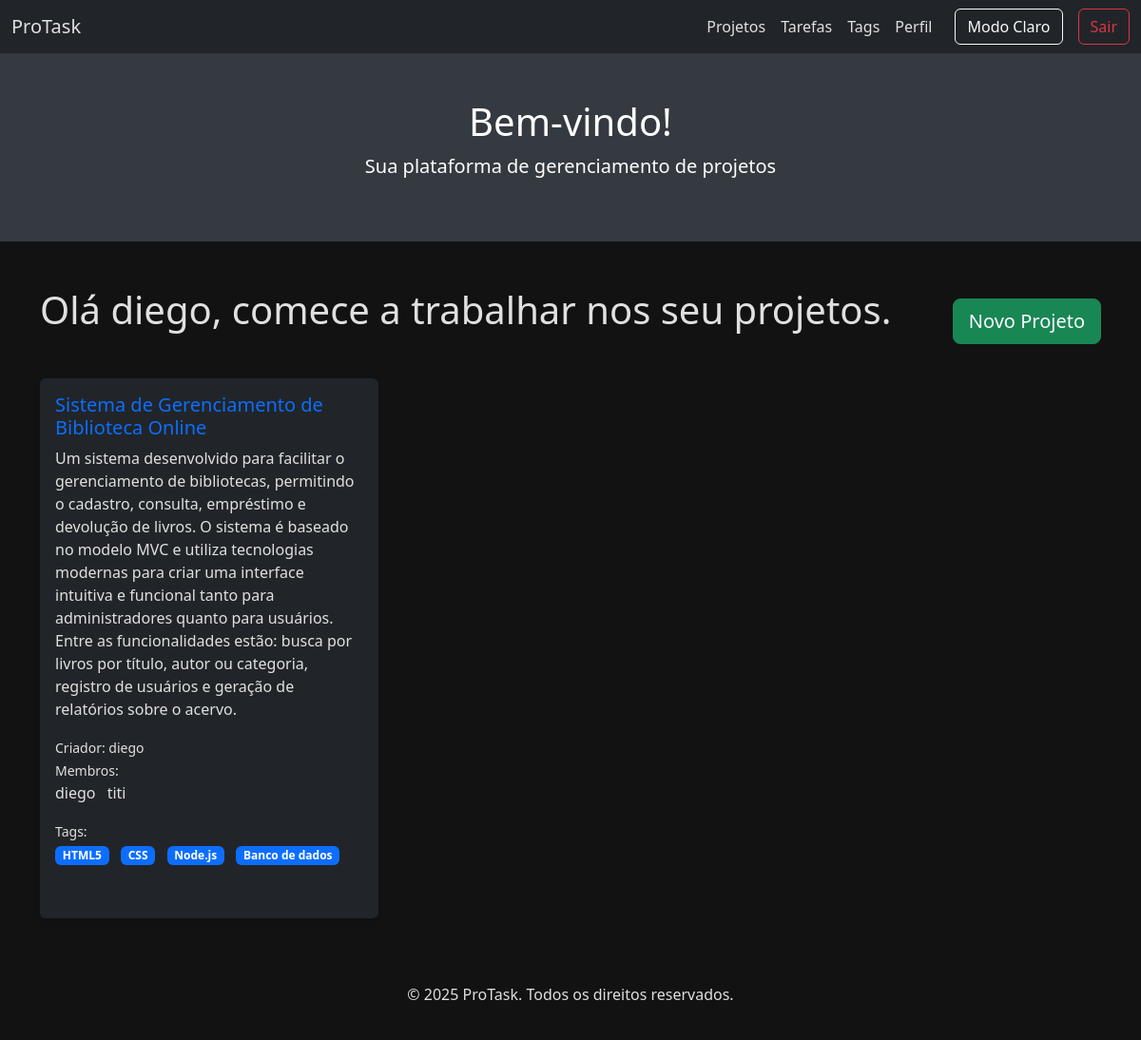
/ (signed in), run on the app's committed database.
### controle_tarefa/models.py (models this page shows, shortened)
class Projeto(models.Model):
    nome = models.CharField(max_length=200)
    descricao = models.TextField(blank=True, null=True)
    criador = models.ForeignKey(User, on_delete=models.CASCADE, related_name='projetos_criados')
    membros = models.ManyToManyField(User, related_name='projetos', blank=True)
    data_criacao = models.DateTimeField(auto_now_add=True)
    tags = models.ManyToManyField(Tag, related_name='projetos', blank=True)

class Tag(models.Model):
    nome = models.CharField(max_length=50, unique=True)
    data_criacao = models.DateTimeField(auto_now_add=True)

### controle_tarefa/views.py (the view)
# urls.py: path('', views.projetos, name='projetos'),
@login_required(login_url='/auth/login')
def projetos(request):
    usuario_logado = request.user
    projetos_do_usuario = Projeto.objects.filter(criador=usuario_logado) | Projeto.objects.filter(membros=usuario_logado)
    projetos_do_usuario = projetos_do_usuario.distinct()
    template = loader.get_template('projetos.html')
    return HttpResponse(template.render({'user': usuario_logado, 'projetos_do_usuario': projetos_do_usuario}))

### controle_tarefa/templates/projetos.html (shortened to what this page needs)
{% extends 'base.html' %}
{% block content %}
<header class="text-white text-center py-5" style="background-color: #343a40;">
    <div class="container">
        <h1>Bem-vindo!</h1>
        <p class="lead">Sua plataforma de gerenciamento de projetos</p>
    </div>
</header>
<div class="container my-5">
    <div class="d-flex justify-content-between align-items-center mb-4">
        <h1 class="mb-4">Olá {{ user.username }}, comece a trabalhar nos seu projetos.</h1>
        <a href="{% url 'projeto_adicionar' %}" class="btn btn-success btn-lg">
             Novo Projeto
        </a>
    </div>
    <div class="row gy-4">
        {% for projeto in projetos_do_usuario %}
        <div class="col-md-4">
            <div class="card h-100">
                <div class="card-body">
                    <h5 class="card-title">
                        <a href="{% url 'projeto_detalhes' projeto.id %}" class="text-decoration-none">{{ projeto.nome }}</a>
                    </h5>
                    <p class="card-text">{{ projeto.descricao }}</p>
                    <div>
                        <small>Criador: {{ projeto.criador.username }}</small>
                        <br>
                        <small>Membros:</small>
                        <ul class="list-inline">
                            {% for membro in projeto.membros.all %}
                            <li class="list-inline-item">{{ membro.username }}</li>
                            {% endfor %}
                        </ul>
                        <small>Tags:</small>
                        <ul class="list-inline">
                            {% for tag in projeto.tags.all %}
                            <li class="list-inline-item badge bg-primary">{{ tag.nome }}</li>
                            {% endfor %}
                        </ul>
                    </div>
                </div>
            </div>
        </div>
        {% endfor %}
    </div>
</div>
{% endblock %}

### staticfiles/styles.css (style rules this page uses)
:root { --bg-color-dark: #121212; --text-color-dark: #e0e0e0; --navbar-color-dark: #212529; --card-bg-color-dark: #212529; --bg-color-light: #f8f9fa; --text-color-light: #212529; --navbar-color-light: #e9ecef; --card-bg-color-light: #ffffff; }
body { background-color: var(--bg-color-dark); color: var(--text-color-dark); transition: background-color 0.3s, color 0.3s; }
.card { background-color: var(--card-bg-color-dark); border: none; box-shadow: 0 4px 6px rgba(0, 0, 0, 0.1); margin-bottom: 1.5rem; color: var(--text-color-dark); }

### data on the page
Projeto: nome "Sistema de Gerenciamento de Biblioteca Online", descricao "Um sistema desenvolvido para facilitar o gerenciamento de bibliotecas, permitindo o cadastro, consulta, empréstimo e devolução de livros. O sistema é baseado no modelo MVC e utiliza tecnologias modernas para criar uma interface intuitiva e funcional tanto para administradores quanto para usuários. Entre as funcionalidades estão: busca por livros por título, autor ou categoria, registro de usuários e geração de relatórios sobre o acervo.", criador.username "diego"
Tag: nome "HTML5"
Tag: nome "CSS"
Tag: nome "Node.js"
Tag: nome "Banco de dados"

### other printed values
{{ user.username }} "diego"
{{ membro.username }} "diego"
{{ membro.username }} "titi"
